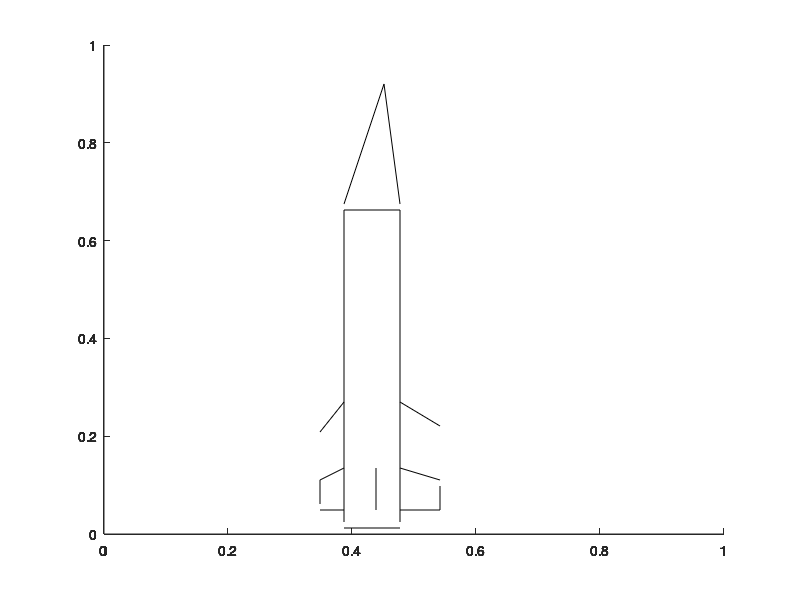

Write the MATLAB code that produced this figure.
function plotRocketBody
%CREATEFIGURE

%  Auto-generated by MATLAB on 27-Oct-2017 18:38:44

% Create figure
figure1 = figure;

% Create line
annotation(figure1,'line',[0.43 0.40],...
    [0.33 0.28]);

% Create line
annotation(figure1,'line',[0.50 0.55],...
    [0.33 0.29]);

% Create line
annotation(figure1,'line',[0.43 0.50],...
    [0.65 0.65]);

% Create line
annotation(figure1,'line',[0.43 0.43],...
    [0.65 0.13]);

% Create line
annotation(figure1,'line',[0.50 0.50],...
    [0.65 0.13]);

% Create line
annotation(figure1,'line',[0.48 0.50],...
    [0.86 0.66]);

% Create line
annotation(figure1,'line',[0.43 0.48],...
    [0.66 0.86]);

% Create line
annotation(figure1,'line',[0.43 0.50],...
    [0.12 0.12]);

% Create line
annotation(figure1,'line',[0.47 0.47],...
    [0.22 0.15]);

% Create line
annotation(figure1,'line',[0.50 0.55],...
    [0.22 0.20]);

% Create line
annotation(figure1,'line',[0.40 0.43],...
    [0.20 0.22]);

% Create line
annotation(figure1,'line',[0.55 0.55],...
    [0.19 0.15]);

% Create line
annotation(figure1,'line',[0.40 0.40],...
    [0.2 0.16]);

% Create line
annotation(figure1,'line',[0.50 0.55],...
    [0.15 0.15]);

% Create line
annotation(figure1,'line',[0.40 0.43],...
    [0.15 0.15]);

